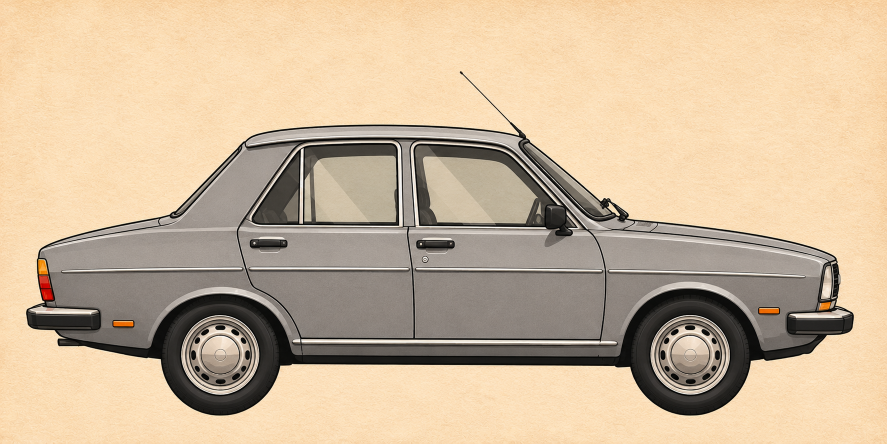
#> input picture toros/assets/src/sedan_right.png, 1774 x 887 px (shown at 1/2 size)
$ python prep_sedan.py
#> lines starting #> are read from the running program, lines starting #| are printed output that depends on the picture; after the words box and inside, x2 and y2 are one past the last pixel; in counts of white or black regions, pixels touching at a corner belong together
"""Real Renault 12 sedan reference -> sprites (facing right), clean bg/shadow, tinted glass, spinning steel wheel."""
import numpy as np, json
from PIL import Image
from scipy import ndimage as ndi
from prep_common import PAINTS
OUT='../assets/sprites'
a=np.asarray(Image.open('../assets/src/sedan_right.png').convert('RGB')).astype(np.float32)
H,W=a.shape[:2]; yy,xx=np.mgrid[0:H,0:W]
#> after `H, W = a.shape[:2]`: H = 887; W = 1774
r,g,b=a[...,0],a[...,1],a[...,2]; mx=a.max(-1); mn=a.min(-1); s=(mx-mn)/np.maximum(mx,1); lum=a.mean(-1)
paper=(s>0.12)&((r-b)>28)&(lum>150)
#> paper: shape (887, 1774) bool; 65.6% white; 45 black regions (37 under 20 px), largest, box (x1, y1, x2, y2) and area: (52, 142, 1708, 831) 531358, (1308, 638, 1453, 782) 9266, (1356, 663, 1424, 694) 186
lab,n=ndi.label(paper)
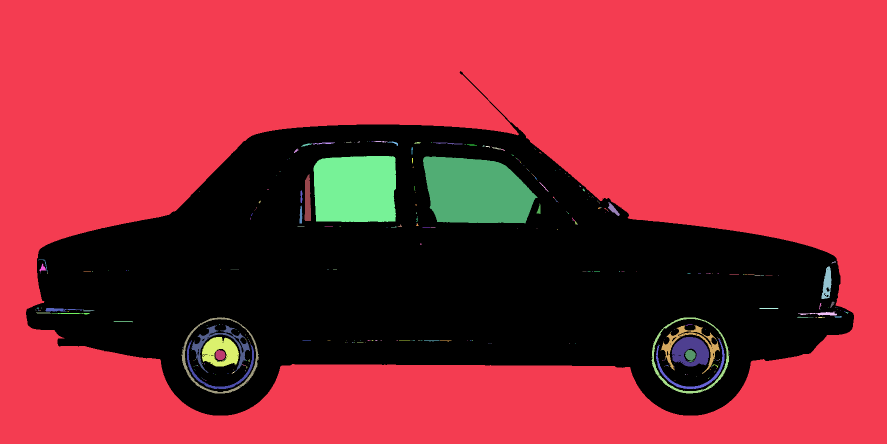
#> lab: shape (887, 1774) int32 (shown at 1/2 size); 398 distinct labels, from 0 to 397; one colour per label, 0 black
#> n = 397
border=set(np.unique(np.concatenate([lab[0],lab[-1],lab[:,0],lab[:,-1]])))-{0}
#> border = 1 item
bg=np.isin(lab,list(border))
#> bg: shape (887, 1774) bool; 61.3% white; 1 black region, box (x1, y1, x2, y2) and area: (52, 142, 1708, 831) 608675
WHEELS=[(441.5,710.5),(1381.0,710.0)]; RT=121.5
inwheel=np.zeros((H,W),bool)
for cx,cy in WHEELS: inwheel|=((xx-cx)**2+(yy-cy)**2)<=RT**2
#> inwheel: shape (887, 1774) bool; 5.9% white; 2 white regions, box (x1, y1, x2, y2) and area: (1260, 589, 1503, 832) 46393, (321, 590, 563, 832) 46352
car=~bg
car&=~((yy>736)&~inwheel)
#> car: shape (887, 1774) bool; 38.7% white; 1 white region, box (x1, y1, x2, y2) and area: (52, 142, 1708, 831) 608603
lab2,n2=ndi.label(car); sz=ndi.sum(car,lab2,range(1,n2+1)); car=lab2==(1+np.argmax(sz))
#> after `lab2, n2 = ndi.label(car)`:
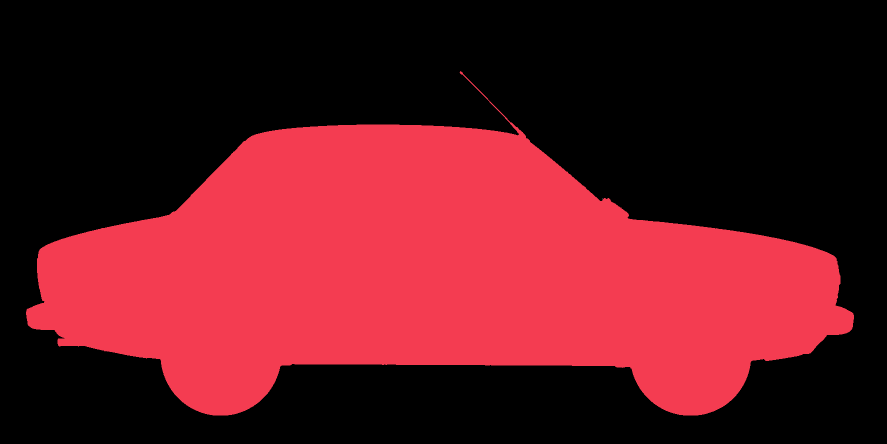
#> lab2: shape (887, 1774) int32 (shown at 1/2 size); 4 distinct labels, from 0 to 3; one colour per label, 0 black
#> after `lab2, n2 = ndi.label(car)`: n2 = 3
#> after `sz = ndi.sum(car, lab2, range(1, n2 + 1))`: sz = [608601, 1, 1]
#> after `car = lab2 == 1 + np.argmax(sz)`: car: shape (887, 1774) bool; 38.7% white; 1 white region, box (x1, y1, x2, y2) and area: (52, 142, 1708, 831) 608601
# glass = enclosed paper-coloured regions inside the car -> smoky glass like the Toros sprites
enc=paper&~bg&car
#> enc: shape (887, 1774) bool; 4.3% white; 262 white regions (213 under 20 px), largest, box (x1, y1, x2, y2) and area: (846, 313, 1075, 447) 24226, (627, 312, 792, 444) 20805, (1343, 674, 1418, 733) 3292
lg,ng=ndi.label(enc); szg=ndi.sum(enc,lg,range(1,ng+1)); cyg=ndi.center_of_mass(enc,lg,range(1,ng+1))
#> after `lg, ng = ndi.label(enc)`:
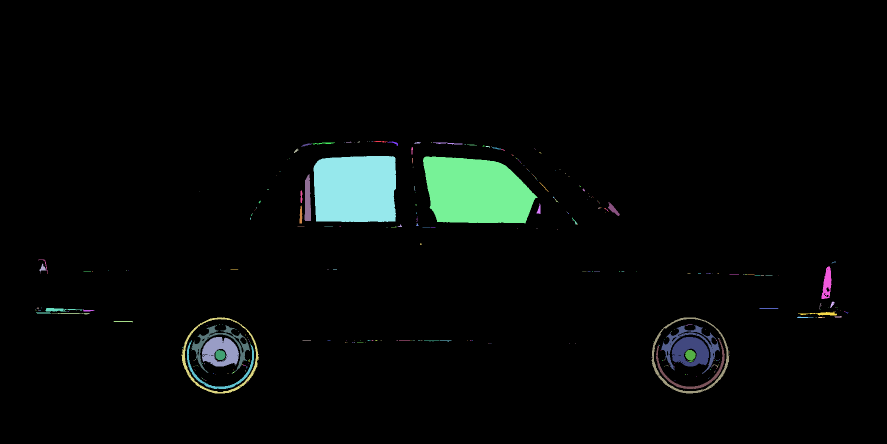
#> lg: shape (887, 1774) int32 (shown at 1/2 size); 397 distinct labels, from 0 to 396; one colour per label, 0 black
#> after `lg, ng = ndi.label(enc)`: ng = 396
#> after `szg = ndi.sum(enc, lg, range(1, ng + 1))`: szg = 396 values, max 24226 at index 29, min 1 at index 3, mean 170
#> after `cyg = ndi.center_of_mass(enc, lg, range(1, ng + 1))`: cyg = 396 pairs, first value 282.8 to 766, second value 70 to 1693.7
glass_ids=[i+1 for i in range(ng) if szg[i]>3000 and cyg[i][0]<480]
#> glass_ids = [29, 30]
glass=np.isin(lg,glass_ids)
#> glass: shape (887, 1774) bool; 2.9% white; 2 white regions, box (x1, y1, x2, y2) and area: (846, 313, 1075, 447) 24226, (627, 312, 792, 444) 20805
holes=enc&~glass                      # paper seen through gaps (under bumpers etc.) -> transparent
#> holes: shape (887, 1774) bool; 1.4% white; 260 white regions (213 under 20 px), largest, box (x1, y1, x2, y2) and area: (1343, 674, 1418, 733) 3292, (404, 674, 478, 733) 3220, (1321, 650, 1440, 748) 2209
glass=ndi.binary_dilation(glass,iterations=1)&car&(lum>120)
#> glass: shape (887, 1774) bool; 2.9% white; 2 white regions, box (x1, y1, x2, y2) and area: (846, 313, 1076, 447) 24526, (627, 311, 793, 444) 21119
gl=lum[...,None]
tint=np.array([78,74,68],np.float32)*(0.75+0.55*(gl/235.0)**3)
streak=np.clip((gl-205)/40,0,1)*55
a2=a.copy()
gw=ndi.gaussian_filter(glass.astype(np.float32),0.6)[...,None]
a2=a2*(1-gw)+(tint+streak)*gw
# paint mask: large grey panels, not chrome (very bright) nor dark trims
lum2=a2.mean(-1); s2=(a2.max(-1)-a2.min(-1))/np.maximum(a2.max(-1),1)
panel=(((lum2>80)&(lum2<205)&(s2<0.14))|ndi.binary_dilation(holes,iterations=2))&car&~glass&~inwheel
#> panel: shape (887, 1774) bool; 21.4% white; 660 white regions (558 under 20 px), largest, box (x1, y1, x2, y2) and area: (491, 253, 1670, 713) 90164, (75, 285, 604, 710) 86641, (816, 423, 1210, 678) 77748
lab3,n3=ndi.label(panel); sz3=ndi.sum(panel,lab3,range(1,n3+1))
#> after `lab3, n3 = ndi.label(panel)`:
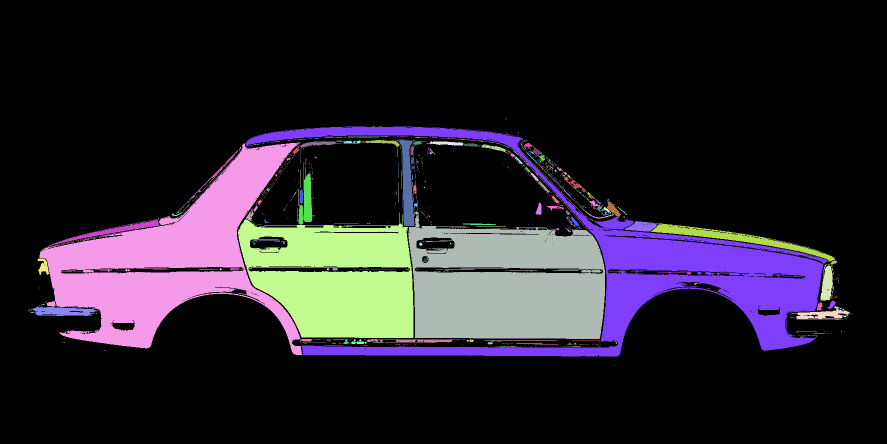
#> lab3: shape (887, 1774) int32 (shown at 1/2 size); 1866 distinct labels, from 0 to 1865; one colour per label, 0 black
#> after `lab3, n3 = ndi.label(panel)`: n3 = 1865
#> after `sz3 = ndi.sum(panel, lab3, range(1, n3 + 1))`: sz3 = 1865 values, max 84126 at index 71, min 1 at index 0, mean 181
big=np.isin(lab3,[i+1 for i,z in enumerate(sz3) if z>1500])
#> big: shape (887, 1774) bool; 20.3% white; 8 white regions, largest, box (x1, y1, x2, y2) and area: (491, 253, 1670, 713) 88090, (79, 285, 604, 710) 84126, (816, 423, 1210, 678) 77530
pm=ndi.gaussian_filter(big.astype(np.float32),0.7)*np.clip((lum2-62)/26,0,1)*np.clip((222-lum2)/22,0,1)
REF=168.0
def recolor(img,col):
    if col is None: col=(236,232,222)    # 'white' sedan
    L=img.mean(-1,keepdims=True); shade=np.clip(L/REF,0,1.35)
    c=np.array(col,np.float32)[None,None,:]; dark=c.mean()<60
    base=c*(shade**(1.5 if dark else 1.15))
    base+=np.clip(shade-1.08,0,1)*(500 if dark else 260)
    return img*(1-pm[...,None])+np.clip(base,0,255)*pm[...,None]
# wheel holes + wheel sprite (rear wheel, made concentric around fitted centre)
alpha=car.astype(np.float32)
for cx,cy in WHEELS: alpha[((xx-cx)**2+(yy-cy)**2)<=(RT-2)**2]=0
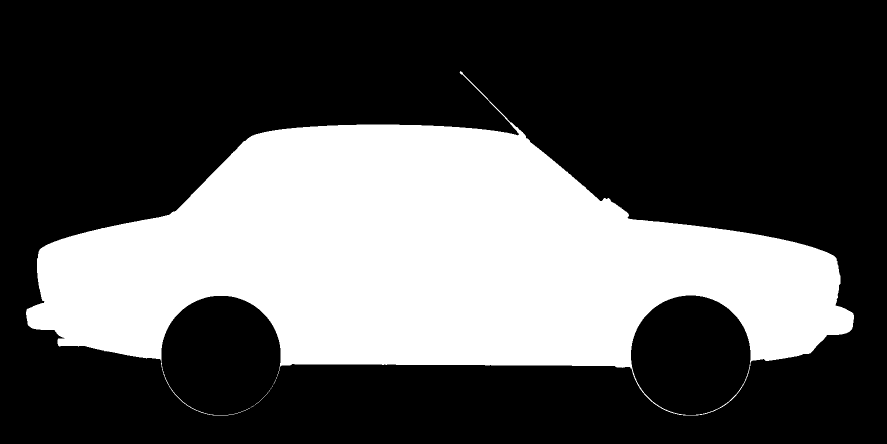
#> alpha: shape (887, 1774) float32 (shown at 1/2 size); values 0 (black) and 1 (white), 33% white; 8 white regions (6 under 20 px), largest, box (x1, y1, x2, y2) and area: (52, 142, 1708, 831) 518888, (510, 779, 541, 810) 33
cx,cy=WHEELS[0]; N=2*int(RT+4); c0=N/2
wy,wx=np.mgrid[0:N,0:N].astype(np.float32); X=cx+(wx-c0); Y=cy+(wy-c0); rr=np.hypot(wx-c0,wy-c0)
wimg=np.dstack([ndi.map_coordinates(a[...,k],[Y,X],order=1) for k in range(3)]+[np.clip(RT+0.5-rr,0,1)*255])
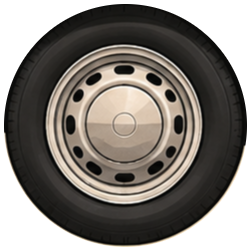
#> wimg: shape (250, 250, 4) float32; mean R, G, B, A 111.3, 102.4, 91.8, 189.2; transparent parts drawn white
Image.fromarray(np.clip(wimg,0,255).astype(np.uint8),'RGBA').save(f'{OUT}/wheel_sedan.png')
ys,xs=np.nonzero(car); bbox=(int(xs.min())-4,int(ys.min())-4,int(xs.max())+5,int(ys.max())+5)
#> after `bbox = (int(xs.min()) - 4, int(ys.min()) - 4, int(xs.max()) + 5, int(y`: bbox = (48, 138, 1712, 835)
al=ndi.gaussian_filter(alpha,0.6)
for nm,col in PAINTS.items():
    if nm=='white': col=(236,232,222)
    if nm=='police': col=(236,232,222)
    rgba=np.dstack([np.clip(recolor(a2,col),0,255),np.clip(al*255,0,255)]).astype(np.uint8)
    Image.fromarray(rgba,'RGBA').crop(bbox).save(f'{OUT}/side_sedan_{nm}.png')
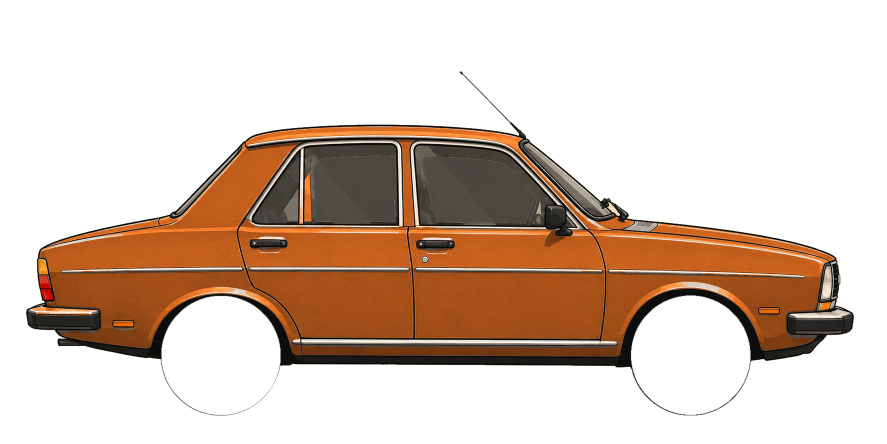
#> rgba: shape (887, 1774, 4) (shown at 1/2 size); mean R, G, B, A 205.2, 167.8, 130.4, 84.1; transparent parts drawn white
#> (the run stopped early here; a loop or call above may not have finished)
